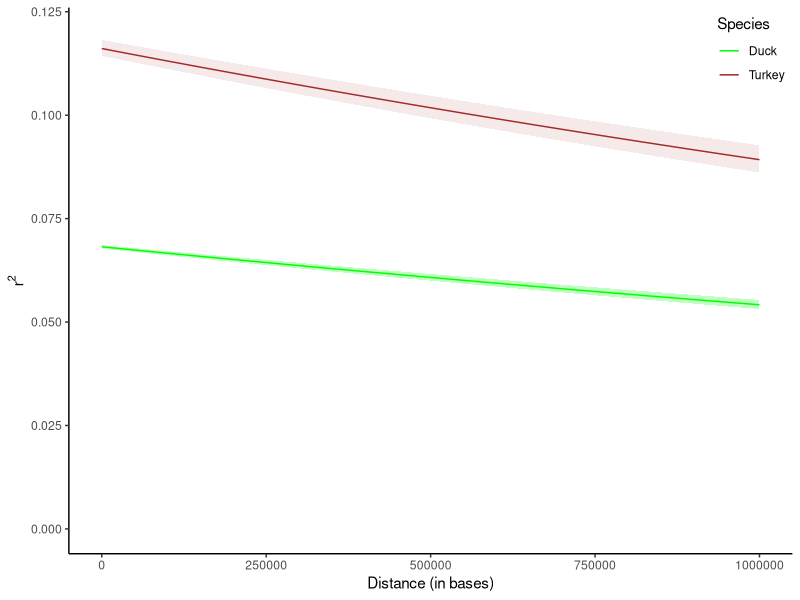

This figure's R source:
#!/usr/bin/Rscript

#FileName: Thesis_Figure_TD.R
#Author: "Emma Fox (e.fox16@imperial.ac.uk)"

##IMPORTS
require(ggplot2)
require(gridExtra)
require(grid)
require(RColorBrewer)

##Data Prune
TurkeyDF<-read.csv("../Results/TD/Turkey.csv")
TurkeyInit<-subset(TurkeyDF, Parameter == "init")
TurkeyInit<-TurkeyInit[order(TurkeyInit$Value),]
TurkeyLam<-subset(TurkeyDF, Parameter == "lam")
TurkeyLam<-TurkeyLam[order(TurkeyLam$Value),]

DuckDF<-read.csv("../Results/TD/Duck.csv")
DuckInit<-subset(DuckDF, Parameter == "init")
DuckInit<-DuckInit[order(DuckInit$Value),]
DuckLam<-subset(DuckDF, Parameter == "lam")
DuckLam<-DuckLam[order(DuckLam$Value),]

##Plot
TurkeyCurve<-stat_function(fun=function(x) TurkeyInit[50,4] * exp(TurkeyLam[50,4] * x), geom="line", 
                        aes(colour = "Turkey"),
                        size=.5)
DuckCurve<-stat_function(fun=function(x) DuckInit[50,4] * exp(DuckLam[50,4] * x), geom="line", 
                         aes(colour = "Duck"),
                         size=.5)
BaseDF<-data.frame(
  x=seq(1,10000000,by=1000),
  y=seq(0,0.25)
)
BoundsDF<-data.frame(
  x=BaseDF$x,
  Tmin=TurkeyInit[95,4] * exp(TurkeyLam[95,4] * BaseDF$x),
  Tmax=TurkeyInit[6,4] * exp(TurkeyLam[6,4] * BaseDF$x),
  Dmin=DuckInit[95,4] * exp(DuckLam[95,4] * BaseDF$x),
  Dmax=DuckInit[6,4] * exp(DuckLam[6,4] * BaseDF$x)
)
FullDF<-merge(BaseDF,BoundsDF,by.x = 'x')

TD_Plot<-ggplot(FullDF, aes(x=x,y=y)) + geom_blank() + xlim(0, 1000000) + ylim(0,0.12) +
  geom_ribbon(aes(x=x,ymin=Tmin,ymax=Tmax),fill="brown",alpha=0.1) + TurkeyCurve +
  geom_ribbon(aes(x=x,ymin=Dmin,ymax=Dmax),fill="green",alpha=0.25) + DuckCurve +
  theme(legend.justification = c(1, 1), legend.position = c(1, 1),
        panel.grid.major = element_blank(), panel.grid.minor = element_blank(),
        panel.background = element_blank(), axis.line = element_line(colour = "black")) +
  labs(x="Distance (in bases)",y=expression(r^2),colour="Species") +
  scale_colour_manual("Species", values = c("Turkey" ="brown","Duck" = "green"))

pdf("Turkey_Duck.pdf")
print(TD_Plot)
dev.off()